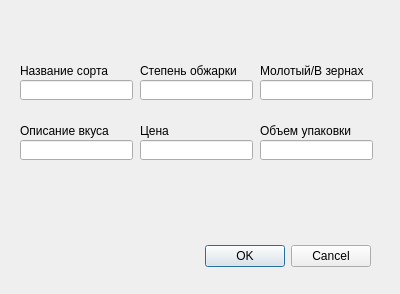
<?xml version="1.0" encoding="UTF-8"?>
<ui version="4.0">
 <class>Dialog</class>
 <widget class="QDialog" name="Dialog">
  <property name="geometry">
   <rect>
    <x>0</x>
    <y>0</y>
    <width>400</width>
    <height>294</height>
   </rect>
  </property>
  <property name="windowTitle">
   <string>Dialog</string>
  </property>
  <widget class="QDialogButtonBox" name="buttonBox">
   <property name="geometry">
    <rect>
     <x>30</x>
     <y>240</y>
     <width>341</width>
     <height>32</height>
    </rect>
   </property>
   <property name="orientation">
    <enum>Qt::Horizontal</enum>
   </property>
   <property name="standardButtons">
    <set>QDialogButtonBox::Cancel|QDialogButtonBox::Ok</set>
   </property>
  </widget>
  <widget class="QLabel" name="label">
   <property name="geometry">
    <rect>
     <x>20</x>
     <y>60</y>
     <width>91</width>
     <height>21</height>
    </rect>
   </property>
   <property name="text">
    <string>Название сорта</string>
   </property>
  </widget>
  <widget class="QLineEdit" name="lineEdit">
   <property name="geometry">
    <rect>
     <x>20</x>
     <y>80</y>
     <width>113</width>
     <height>20</height>
    </rect>
   </property>
  </widget>
  <widget class="QLineEdit" name="lineEdit_2">
   <property name="geometry">
    <rect>
     <x>140</x>
     <y>80</y>
     <width>113</width>
     <height>20</height>
    </rect>
   </property>
   <property name="text">
    <string/>
   </property>
  </widget>
  <widget class="QLabel" name="label_2">
   <property name="geometry">
    <rect>
     <x>140</x>
     <y>60</y>
     <width>111</width>
     <height>21</height>
    </rect>
   </property>
   <property name="text">
    <string>Степень обжарки</string>
   </property>
  </widget>
  <widget class="QLabel" name="label_3">
   <property name="geometry">
    <rect>
     <x>260</x>
     <y>60</y>
     <width>111</width>
     <height>21</height>
    </rect>
   </property>
   <property name="text">
    <string>Молотый/В зернах</string>
   </property>
  </widget>
  <widget class="QLineEdit" name="lineEdit_3">
   <property name="geometry">
    <rect>
     <x>260</x>
     <y>80</y>
     <width>113</width>
     <height>20</height>
    </rect>
   </property>
   <property name="text">
    <string/>
   </property>
  </widget>
  <widget class="QLabel" name="label_4">
   <property name="geometry">
    <rect>
     <x>140</x>
     <y>120</y>
     <width>111</width>
     <height>21</height>
    </rect>
   </property>
   <property name="text">
    <string>Цена</string>
   </property>
  </widget>
  <widget class="QLineEdit" name="lineEdit_4">
   <property name="geometry">
    <rect>
     <x>260</x>
     <y>140</y>
     <width>113</width>
     <height>20</height>
    </rect>
   </property>
   <property name="text">
    <string/>
   </property>
  </widget>
  <widget class="QLineEdit" name="lineEdit_5">
   <property name="geometry">
    <rect>
     <x>20</x>
     <y>140</y>
     <width>113</width>
     <height>20</height>
    </rect>
   </property>
  </widget>
  <widget class="QLabel" name="label_5">
   <property name="geometry">
    <rect>
     <x>20</x>
     <y>120</y>
     <width>91</width>
     <height>21</height>
    </rect>
   </property>
   <property name="text">
    <string>Описание вкуса</string>
   </property>
  </widget>
  <widget class="QLineEdit" name="lineEdit_6">
   <property name="geometry">
    <rect>
     <x>140</x>
     <y>140</y>
     <width>113</width>
     <height>20</height>
    </rect>
   </property>
   <property name="text">
    <string/>
   </property>
  </widget>
  <widget class="QLabel" name="label_6">
   <property name="geometry">
    <rect>
     <x>260</x>
     <y>120</y>
     <width>111</width>
     <height>21</height>
    </rect>
   </property>
   <property name="text">
    <string>Объем упаковки</string>
   </property>
  </widget>
 </widget>
 <resources/>
 <connections>
  <connection>
   <sender>buttonBox</sender>
   <signal>accepted()</signal>
   <receiver>Dialog</receiver>
   <slot>accept()</slot>
   <hints>
    <hint type="sourcelabel">
     <x>248</x>
     <y>254</y>
    </hint>
    <hint type="destinationlabel">
     <x>157</x>
     <y>274</y>
    </hint>
   </hints>
  </connection>
  <connection>
   <sender>buttonBox</sender>
   <signal>rejected()</signal>
   <receiver>Dialog</receiver>
   <slot>reject()</slot>
   <hints>
    <hint type="sourcelabel">
     <x>316</x>
     <y>260</y>
    </hint>
    <hint type="destinationlabel">
     <x>286</x>
     <y>274</y>
    </hint>
   </hints>
  </connection>
 </connections>
</ui>
